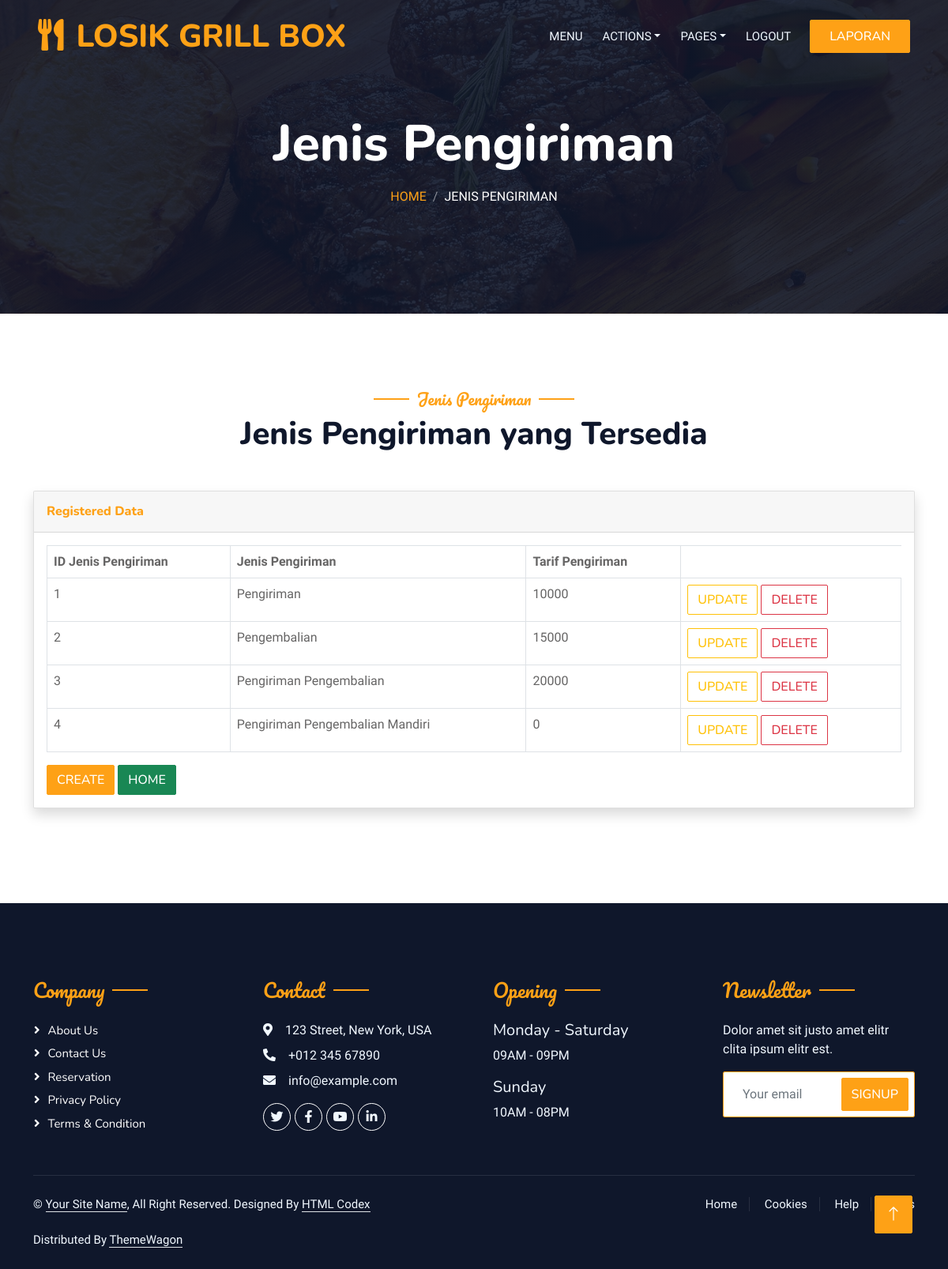
Screenshot of /jenis_pengiriman (signed in) with the database file from the repository.
### grill/models.py (models this page shows, shortened)
class jenis_pengiriman(models.Model):
    id_jenis_pengiriman = models.AutoField(primary_key=True)
    nama_jenis_pengiriman = models.CharField(max_length=50)
    tarif_pengiriman = models.IntegerField()

### grill/decorators.py (the view)
        def wrap(request,*args, **kwargs):
            group = None
            if request.user.groups.exists():
                group = request.user.groups.all()[0].name
            if group in allowed_roles:
                return func(request, *args, **kwargs)
            else:
                return render(request, 'logins/404.html')

### grill/context_processors.py (called while the page is built)
def asadmin(request):
    return {'asadmin':request.user.groups.filter(name='admin').exists()}

def asowner(request):
    return {'asowner':request.user.groups.filter(name='owner').exists()}

### grill/views.py (called while the page is built)
@login_required(login_url="login")
@role_required(["owner","admin"])
def jenis_pengiriman(request):
    jenis_pengirimanobj = models.jenis_pengiriman.objects.all()
    return render(request, 'jenis_pengiriman/jenis_pengiriman.html',
                  {'jenis_pengirimanobj': jenis_pengirimanobj})

### grill/templates/jenis_pengiriman/jenis_pengiriman.html (shortened to what this page needs)
{% load static %}
<!DOCTYPE html>
<html lang="en">
<head>
    <link href="https://cdnjs.cloudflare.com/ajax/libs/font-awesome/5.10.0/css/all.min.css" rel="stylesheet">
    <link href="https://cdn.jsdelivr.net/npm/bootstrap-icons@1.4.1/font/bootstrap-icons.css" rel="stylesheet">
    <link href="{% static 'lib/animate/animate.min.css' %}" rel="stylesheet">
    <link href="{% static 'lib/owlcarousel/assets/owl.carousel.min.css' %}" rel="stylesheet">
    <link href="{% static 'lib/tempusdominus/css/tempusdominus-bootstrap-4.min.css' %}" rel="stylesheet" />
    <link href="{% static 'css/bootstrap.min.css' %}" rel="stylesheet">
    <link href="{% static 'css/style.css' %}" rel="stylesheet">
</head>
<body>
    <div class="container-xxl bg-white p-0">
        <div class="container-xxl position-relative p-0">
            <nav class="navbar navbar-expand-lg navbar-dark bg-dark px-4 px-lg-5 py-3 py-lg-0">
                <a href="" class="navbar-brand p-0">
                    <h1 class="text-primary m-0"><i class="fa fa-utensils me-3"></i>LOSIK GRILL BOX</h1>
                </a>
                <div class="collapse navbar-collapse" id="navbarCollapse">
                    <div class="navbar-nav ms-auto py-0 pe-4">
                        <a href="{% url 'paket' %}" class="nav-item nav-link">Menu</a>
                        <div class="nav-item dropdown">
                            <a href="#" class="nav-link dropdown-toggle" data-bs-toggle="dropdown">Actions</a>
                        </div>
                        <div class="nav-item dropdown">
                            <a href="#" class="nav-link dropdown-toggle" data-bs-toggle="dropdown">Pages</a>
                        </div>
                        <a href="{% url 'performlogout' %}" class="nav-item nav-link">Logout</a>
                    </div>
                    <a href="{% url 'laporan' %}" class="btn btn-primary py-2 px-4">Laporan</a>
                </div>
            </nav>
            <div class="container-xxl py-5 bg-dark hero-header mb-5">
                <div class="container text-center my-5 pt-5 pb-4">
                    <h1 class="display-3 text-white mb-3 animated slideInDown">Jenis Pengiriman</h1>
                    <nav aria-label="breadcrumb">
                        <ol class="breadcrumb justify-content-center text-uppercase">
                            <li class="breadcrumb-item"><a href="{% url 'login' %}">Home</a></li>
                            <li class="breadcrumb-item text-white active" aria-current="page">Jenis Pengiriman</li>
                        </ol>
                    </nav>
                </div>
            </div>
        </div>
        <div class="container-xxl py-5">
            <div class="container">
                <div class="text-center wow fadeInUp" data-wow-delay="0.1s">
                    <h5 class="section-title ff-secondary text-center text-primary fw-normal">Jenis Pengiriman</h5>
                    <h1 class="mb-5">Jenis Pengiriman yang Tersedia</h1>
                </div>
                <div class="card shadow mb-4">
                    <div class="card-header py-3">
                        <h6 class="m-0 font-weight-bold text-primary">Registered Data</h6>
                    </div>
                    <div class="card-body">
                        <div class="table-responsive">
                            <table class="table table-bordered" id="dataTable" width="100%" cellspacing="0">
                                <thead>
                                    <tr>
                                        <th>ID Jenis Pengiriman</th>
                                        <th>Jenis Pengiriman</th>
                                        <th>Tarif Pengiriman</th>
                                    </tr>
                                </thead>
                                <tbody>
                                    {% for item in jenis_pengirimanobj %}
                                    <tr>
                                        <td>{{ item.id_jenis_pengiriman }}</td>
                                        <td>{{ item.nama_jenis_pengiriman }}</td>
                                        <td>{{ item.tarif_pengiriman }}</td>
                                        <td>
                                            <a href="{% url 'ujenis_pengiriman' item.id_jenis_pengiriman %}"><button class="btn btn-outline-warning">Update</button></a>
                                            <a href="{% url 'djenis_pengiriman' item.id_jenis_pengiriman  %}"><button class="btn btn-outline-danger">Delete</button></a>
                                        </td>
                                    </tr>
                                    {% endfor %}
                                </tbody>
                            </table>
                            <a href="{% url 'cjenis_pengiriman' %}"><button class="btn btn-primary ">Create</button></a>
                            <a href="{% url 'login' %}"><button class="btn btn-success">Home</button></a>
                        </div>
                    </div>
                </div>
            </div>
        </div>
        <div class="container-fluid bg-dark text-light footer pt-5 mt-5 wow fadeIn" data-wow-delay="0.1s">
            <div class="container py-5">
                <div class="row g-5">
                    <div class="col-lg-3 col-md-6">
                        <h4 class="section-title ff-secondary text-start text-primary fw-normal mb-4">Company</h4>
                        <a class="btn btn-link" href="">About Us</a>
                        <a class="btn btn-link" href="">Contact Us</a>
                        <a class="btn btn-link" href="">Reservation</a>
                        <a class="btn btn-link" href="">Privacy Policy</a>
                        <a class="btn btn-link" href="">Terms & Condition</a>
                    </div>
                    <div class="col-lg-3 col-md-6">
                        <h4 class="section-title ff-secondary text-start text-primary fw-normal mb-4">Contact</h4>
                        <p class="mb-2"><i class="fa fa-map-marker-alt me-3"></i>123 Street, New York, USA</p>
                        <p class="mb-2"><i class="fa fa-phone-alt me-3"></i>+012 345 67890</p>
                        <p class="mb-2"><i class="fa fa-envelope me-3"></i>info@example.com</p>
                        <div class="d-flex pt-2">
                            <a class="btn btn-outline-light btn-social" href=""><i class="fab fa-twitter"></i></a>
                            <a class="btn btn-outline-light btn-social" href=""><i class="fab fa-facebook-f"></i></a>
                            <a class="btn btn-outline-light btn-social" href=""><i class="fab fa-youtube"></i></a>
                            <a class="btn btn-outline-light btn-social" href=""><i class="fab fa-linkedin-in"></i></a>
                        </div>
                    </div>
                    <div class="col-lg-3 col-md-6">
                        <h4 class="section-title ff-secondary text-start text-primary fw-normal mb-4">Opening</h4>
                        <h5 class="text-light fw-normal">Monday - Saturday</h5>
                        <p>09AM - 09PM</p>
                        <h5 class="text-light fw-normal">Sunday</h5>
                        <p>10AM - 08PM</p>
                    </div>
                    <div class="col-lg-3 col-md-6">
                        <h4 class="section-title ff-secondary text-start text-primary fw-normal mb-4">Newsletter</h4>
                        <p>Dolor amet sit justo amet elitr clita ipsum elitr est.</p>
                        <div class="position-relative mx-auto" style="max-width: 400px;">
                            <input class="form-control border-primary w-100 py-3 ps-4 pe-5" type="text" placeholder="Your email">
                            <button type="button" class="btn btn-primary py-2 position-absolute top-0 end-0 mt-2 me-2">SignUp</button>
                        </div>
                    </div>
                </div>
            </div>
            <div class="container">
                <div class="copyright">
                    <div class="row">
                        <div class="col-md-6 text-center text-md-start mb-3 mb-md-0">
                            &copy; <a class="border-bottom" href="#">Your Site Name</a>, All Right Reserved.
							Designed By <a class="border-bottom" href="https://htmlcodex.com">HTML Codex</a><br><br>
                            Distributed By <a class="border-bottom" href="https://themewagon.com" target="_blank">ThemeWagon</a>
                        </div>
                        <div class="col-md-6 text-center text-md-end">
                            <div class="footer-menu">
                                <a href="">Home</a>
                                <a href="">Cookies</a>
                                <a href="">Help</a>
                                <a href="">FQAs</a>
                            </div>
                        </div>
                    </div>
                </div>
            </div>
        </div>
        <a href="#" class="btn btn-lg btn-primary btn-lg-square back-to-top"><i class="bi bi-arrow-up"></i></a>
    </div>
</body>
</html>

### static/css/style.css (style rules this page uses)
:root { --primary: #FEA116; --light: #F1F8FF; --dark: #0F172B; }
.ff-secondary { font-family: 'Pacifico', cursive; }
.back-to-top { position: fixed; display: none; right: 45px; bottom: 45px; z-index: 99; }
.btn { font-family: 'Nunito', sans-serif; font-weight: 500; text-transform: uppercase; transition: .5s; }
.btn.btn-primary, .btn.btn-secondary { color: #FFFFFF; }
.btn-lg-square { width: 48px; height: 48px; }
.btn-square, .btn-sm-square, .btn-lg-square { padding: 0; display: flex; align-items: center; justify-content: center; font-weight: normal; border-radius: 2px; }
.navbar-dark .navbar-nav .nav-link { position: relative; margin-left: 25px; padding: 35px 0; font-size: 15px; color: var(--light) !important; text-transform: uppercase; font-weight: 500; outline: none; transition: .5s; }
@media (min-width: 992px) { .navbar-dark { position: absolute; width: 100%; top: 0; left: 0; z-index: 999; background: transparent !important; } }
.hero-header { background: linear-gradient(rgba(15, 23, 43, .9), rgba(15, 23, 43, .9)), url(../img/bg-hero.jpg); background-position: center center; background-repeat: no-repeat; background-size: cover; }
.breadcrumb-item + .breadcrumb-item::before { color: rgba(255, 255, 255, .5); }
.section-title { position: relative; display: inline-block; }
.section-title::before { position: absolute; content: ""; width: 45px; height: 2px; top: 50%; left: -55px; margin-top: -1px; background: var(--primary); }
.section-title::after { position: absolute; content: ""; width: 45px; height: 2px; top: 50%; right: -55px; margin-top: -1px; background: var(--primary); }
.section-title.text-start::before, .section-title.text-end::after { display: none; }
.footer .btn.btn-social { margin-right: 5px; width: 35px; height: 35px; display: flex; align-items: center; justify-content: center; color: var(--light); border: 1px solid #FFFFFF; border-radius: 35px; transition: .3s; }
.footer .btn.btn-link { display: block; margin-bottom: 5px; padding: 0; text-align: left; color: #FFFFFF; font-size: 15px; font-weight: normal; text-transform: capitalize; transition: .3s; }
.footer .btn.btn-link::before { position: relative; content: "\f105"; font-family: "Font Awesome 5 Free"; font-weight: 900; margin-right: 10px; }
.footer .copyright { padding: 25px 0; font-size: 15px; border-top: 1px solid rgba(256, 256, 256, .1); }
.footer .copyright a { color: var(--light); }
.footer .footer-menu a { margin-right: 15px; padding-right: 15px; border-right: 1px solid rgba(255, 255, 255, .1); }
.footer .footer-menu a:last-child { margin-right: 0; padding-right: 0; border-right: none; }

### rows the page displays
jenis_pengiriman: id_jenis_pengiriman "1", nama_jenis_pengiriman "Pengiriman", tarif_pengiriman "10000"
jenis_pengiriman: id_jenis_pengiriman "2", nama_jenis_pengiriman "Pengembalian", tarif_pengiriman "15000"
jenis_pengiriman: id_jenis_pengiriman "3", nama_jenis_pengiriman "Pengiriman Pengembalian", tarif_pengiriman "20000"
jenis_pengiriman: id_jenis_pengiriman "4", nama_jenis_pengiriman "Pengiriman Pengembalian Mandiri", tarif_pengiriman "0"
